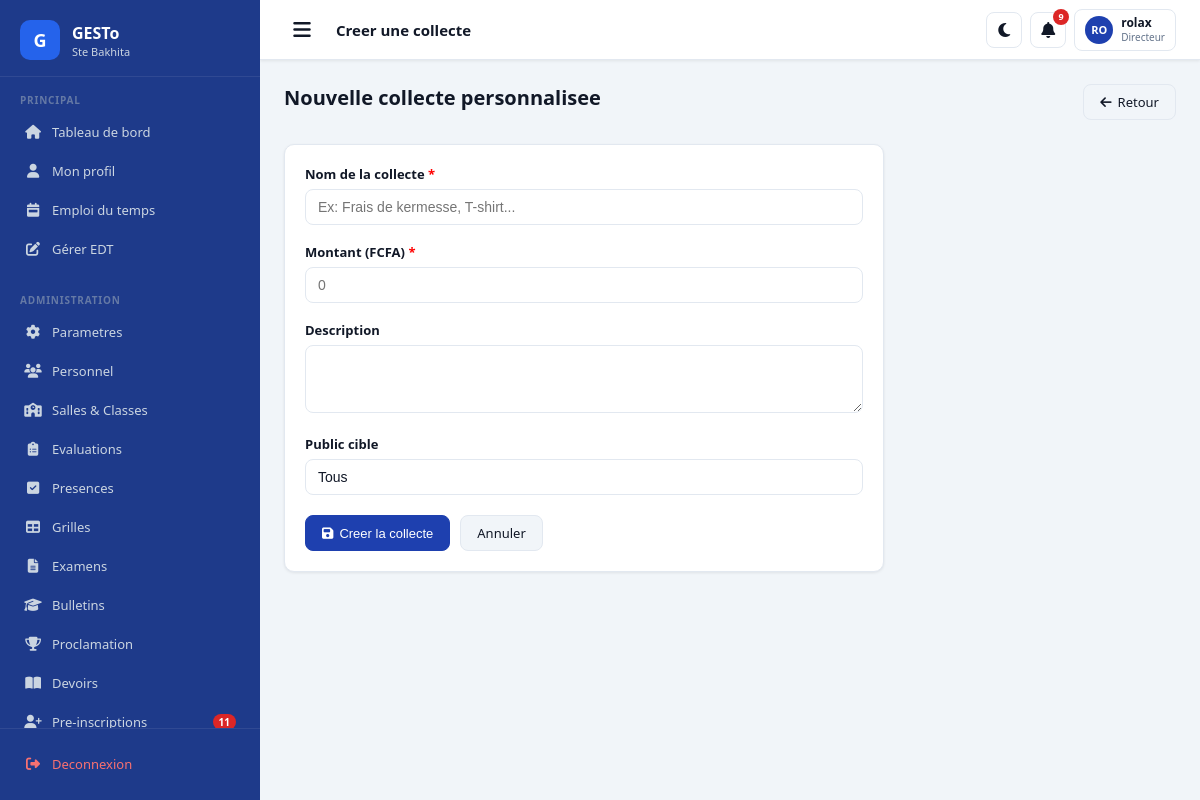
The app's page /finance/collectes/nouvelle/ (signed in) with its own data.
### apps/authentication/models.py (models this page shows, shortened)
class CustomUser(AbstractUser):
    ROLES = [
        ('DIRECTEUR', 'Directeur'),
        ('CENSEUR', 'Censeur'),
        ('PROFESSEUR', 'Professeur'),
        ('COMPTABLE', 'Comptable'),
        ('SURVEILLANT', 'Surveillant'),
        ('SECRETAIRE', 'Secrétaire'),
        ('PARENT', 'Parent'),
        ('ELEVE', 'Élève'),
    ]
    role = models.CharField(max_length=20, choices=ROLES, default='ELEVE')
    telephone = models.CharField(max_length=20, blank=True)
    telephone_wa = models.CharField(max_length=20, blank=True,
        help_text="Numéro WhatsApp avec indicatif ex: +22890000000")
    wa_verifie = models.BooleanField(default=False)
    photo = models.ImageField(upload_to='photos/personnel/', null=True, blank=True)
    adresse = models.CharField(max_length=200, blank=True)
    specialite = models.CharField(max_length=100, blank=True)
    date_prise_service = models.DateField(null=True, blank=True)
    preferences_notifications = models.JSONField(default=dict, blank=True)
    created_at = models.DateTimeField(auto_now_add=True)
    class Meta:
        verbose_name = 'Utilisateur'
        verbose_name_plural = 'Utilisateurs'

### apps/finance/views.py (the view)
        def wrapper(request, *args, **kwargs):
            if not request.user.is_authenticated:
                return redirect('login')
            if not (request.user.is_superuser or request.user.role in roles):
                messages.error(request, "Acces refuse.")
                return redirect('dashboard')
            return view_func(request, *args, **kwargs)

### apps/academic/models.py (called while the page is built)
    @classmethod
    def active(cls):
        return cls.objects.filter(est_active=True).first()

    @classmethod
    def active(cls, annee=None):
        qs = cls.objects.filter(est_active=True)
        if annee:
            qs = qs.filter(annee=annee)
        return qs.first()

### apps/core/templatetags/extras.py (called while the page is built)
@register.filter
def initiales(user):
    try:
        f = (user.first_name or '')[:1].upper()
        l = (user.last_name or '')[:1].upper()
        return f"{f}{l}" or user.username[:2].upper()
    except Exception:
        return '??'

### apps/finance/views.py (called while the page is built, shortened)
def role_requis(*roles):
    def decorator(view_func):
        def wrapper(request, *args, **kwargs):
            if not request.user.is_authenticated:
                return redirect('login')
            if not (request.user.is_superuser or request.user.role in roles):
                messages.error(request, "Acces refuse.")
                return redirect('dashboard')
            return view_func(request, *args, **kwargs)
        wrapper.__name__ = view_func.__name__
        return wrapper
    return decorator

@login_required
@role_requis('DIRECTEUR', 'COMPTABLE')
def nouvelle_collecte(request):
    annee = AnneeScolaire.active()
    if not annee:
        messages.error(request, "Aucune annee active.")
        return redirect('liste_collectes')
    niveaux = Niveau.objects.all().order_by('ordre')
    salles = SalleClasse.objects.filter(
        annee=annee, est_active=True
    ).order_by('niveau__ordre', 'nom')
    return render(request, 'finance/nouvelle_collecte.html', {
        'niveaux': niveaux,
        'salles': salles,
        'cibles': TypeCollecte.CIBLES,
        'annee': annee,
    })

### templates/finance/nouvelle_collecte.html (shortened to what this page needs)
{% extends 'base.html' %}
{% block page_title %}Creer une collecte{% endblock %}
{% block content %}
<div class="page-header">
  <div><h1>Nouvelle collecte personnalisee</h1></div>
  <a href="{% url 'liste_collectes' %}" class="btn btn-secondary">
    <i class="fas fa-arrow-left"></i> Retour
  </a>
</div>
<div class="card" style="max-width:600px">
  <div class="card-body">
    <form method="post">
      <div class="form-group">
        <label class="form-label">Nom de la collecte <span style="color:red">*</span></label>
        <input type="text" name="nom" class="form-control" placeholder="Ex: Frais de kermesse, T-shirt..." required>
      </div>
      <div class="form-group">
        <label class="form-label">Montant (FCFA) <span style="color:red">*</span></label>
        <input type="number" name="montant" class="form-control" min="1" required placeholder="0">
      </div>
      <div class="form-group">
        <label class="form-label">Description</label>
        <textarea name="description" class="form-control" rows="3"></textarea>
      </div>
      <div class="form-group">
        <label class="form-label">Public cible</label>
        <select name="cible" class="form-control" id="select-cible" onchange="toggleCibleFields()">
          {% for code, label in cibles %}
          <option value="{{ code }}">{{ label }}</option>
          {% endfor %}
        </select>
      </div>
      <div style="display:flex;gap:10px;margin-top:20px">
        <button type="submit" class="btn btn-primary">
          <i class="fas fa-save"></i> Creer la collecte
        </button>
        <a href="{% url 'liste_collectes' %}" class="btn btn-secondary">Annuler</a>
      </div>
    </form>
  </div>
</div>
{% endblock %}

### templates/base.html (shortened to what this page needs)
{% load static %}
{% load extras %}
<!DOCTYPE html>
<html lang="fr" data-theme="light">
<head>
  <link rel="stylesheet" href="{% static 'css/main.css' %}">
  <link rel="stylesheet"
        href="https://cdnjs.cloudflare.com/ajax/libs/font-awesome/6.5.0/css/all.min.css">
</head>
<body data-session-remaining="{{ session_remaining }}">
<div class="layout">
  <aside class="sidebar" id="sidebar">
    <div class="sidebar-logo">
      <div class="logo-icon">G</div>
      <div class="logo-text">
        <h1>GESTo</h1>
        <p>Ste Bakhita</p>
      </div>
    </div>
    <div style="flex:1;overflow-y:auto">
      <div class="sidebar-section">
        <div class="sidebar-section-label">Principal</div>
        <a href="{% url 'dashboard' %}"
           class="nav-item {% if request.path == '/' %}active{% endif %}">
          <span class="nav-icon"><i class="fas fa-home"></i></span>
          <span>Tableau de bord</span>
        </a>
        <a href="/profil/"
           class="nav-item {% if '/profil/' in request.path %}active{% endif %}">
          <span class="nav-icon"><i class="fas fa-user"></i></span>
          <span>Mon profil</span>
        </a>
        <a href="{% url 'vue_edt' %}"
           class="nav-item {% if '/emploi-du-temps/' in request.path %}active{% endif %}">
          <span class="nav-icon"><i class="fas fa-calendar-week"></i></span>
          <span>Emploi du temps</span>
        </a>
        {% if request.user.role in 'DIRECTEUR CENSEUR' %}
        <a href="{% url 'gestion_edt' %}"
           class="nav-item {% if '/emploi-du-temps/gestion/' in request.path %}active{% endif %}">
          <span class="nav-icon"><i class="fas fa-edit"></i></span>
          <span>Gérer EDT</span>
        </a>
        {% endif %}
      </div>
      {% if request.user.role in 'DIRECTEUR CENSEUR' %}
      <div class="sidebar-section">
        <div class="sidebar-section-label">Administration</div>
        {% if request.user.role == 'DIRECTEUR' or request.user.role == 'CENSEUR' %}
        <a href="{% url 'parametres' %}"
           class="nav-item {% if '/parametres/' in request.path %}active{% endif %}">
          <span class="nav-icon"><i class="fas fa-cog"></i></span>
          <span>Parametres</span>
        </a>
        {% endif %}
        <a href="/personnel/"
           class="nav-item {% if '/personnel/' in request.path %}active{% endif %}">
          <span class="nav-icon"><i class="fas fa-users"></i></span>
          <span>Personnel</span>
        </a>
        <a href="/salles/"
           class="nav-item {% if '/salles/' in request.path %}active{% endif %}">
          <span class="nav-icon"><i class="fas fa-school"></i></span>
          <span>Salles & Classes</span>
        </a>
        <a href="{% url 'liste_evaluations' %}"
           class="nav-item {% if '/notes/' in request.path %}active{% endif %}">
          <span class="nav-icon"><i class="fas fa-clipboard-list"></i></span>
          <span>Evaluations</span>
        </a>
        <a href="{% url 'liste_seances' %}"
           class="nav-item {% if '/presences/' in request.path %}active{% endif %}">
          <span class="nav-icon"><i class="fas fa-check-square"></i></span>
          <span>Presences</span>
        </a>
        <a href="{% url 'liste_grilles' %}"
           class="nav-item {% if '/notes/grilles/' in request.path %}active{% endif %}">
          <span class="nav-icon"><i class="fas fa-table"></i></span>
          <span>Grilles</span>
        </a>
        <a href="{% url 'liste_examens' %}"
           class="nav-item {% if '/notes/examens/' in request.path %}active{% endif %}">
          <span class="nav-icon"><i class="fas fa-file-alt"></i></span>
          <span>Examens</span>
        </a>
        <a href="{% url 'bulletins_salle' %}"
           class="nav-item {% if '/notes/bulletins/' in request.path %}active{% endif %}">
          <span class="nav-icon"><i class="fas fa-graduation-cap"></i></span>
          <span>Bulletins</span>
        </a>
        <a href="{% url 'proclamation' %}"
           class="nav-item {% if '/notes/proclamation/' in request.path %}active{% endif %}">
          <span class="nav-icon"><i class="fas fa-trophy"></i></span>
          <span>Proclamation</span>
        </a>
        <a href="{% url 'liste_devoirs' %}"
           class="nav-item {% if '/devoirs/' in request.path %}active{% endif %}">
          <span class="nav-icon"><i class="fas fa-book-open"></i></span>
          <span>Devoirs</span>
        </a>
        <a href="{% url 'liste_preinscriptions' %}"
           class="nav-item {% if '/inscription/admin/' in request.path %}active{% endif %}">
          <span class="nav-icon"><i class="fas fa-user-plus"></i></span>
          <span>Pre-inscriptions</span>
          {% if nb_preinscriptions_attente > 0 %}
          <span class="nav-badge">{{ nb_preinscriptions_attente }}</span>
          {% endif %}
        </a>
      </div>
      {% endif %}
    </div>
    <div class="sidebar-footer">
      <a href="/logout/" class="nav-item" style="color:#F87171">
        <span class="nav-icon"><i class="fas fa-sign-out-alt"></i></span>
        <span>Deconnexion</span>
      </a>
    </div>
  </aside>
  <div class="main-content">
    <nav class="navbar-top">
      <button class="navbar-toggle" onclick="toggleSidebar()">
        <i class="fas fa-bars"></i>
      </button>
      <span class="navbar-title">{% block page_title %}Tableau de bord{% endblock %}</span>
      <div class="navbar-actions">
        <button class="navbar-btn" id="theme-toggle"
                onclick="toggleTheme()" title="Mode sombre/clair">
          <i class="fas fa-moon"></i>
        </button>
        <a href="/messagerie/notifications/" class="navbar-btn"
           title="Notifications">
          <i class="fas fa-bell"></i>
          {% if nb_notifs > 0 %}
          <span class="notif-badge">{{ nb_notifs }}</span>
          {% endif %}
        </a>
        <a href="/profil/" class="user-menu">
          <div class="user-avatar">
            {{ request.user|initiales }}
          </div>
          <div class="user-info">
            <div class="user-name">{{ request.user.get_full_name|default:request.user.username|truncatechars:16 }}</div>
            <div class="user-role">{{ request.user.get_role_display }}</div>
          </div>
        </a>
      </div>
    </nav>
    <div class="page-body">
      {% block content %}{% endblock %}
    </div>
  </div>
</div>
</body>
</html>

### records on screen
CustomUser: user|initiales "RO", user.get_full_name "rolax", user.role "Directeur"

### other values on screen
{{ nb_preinscriptions_attente }} "11"
{{ nb_notifs }} "9"
form field cible "Tous"
